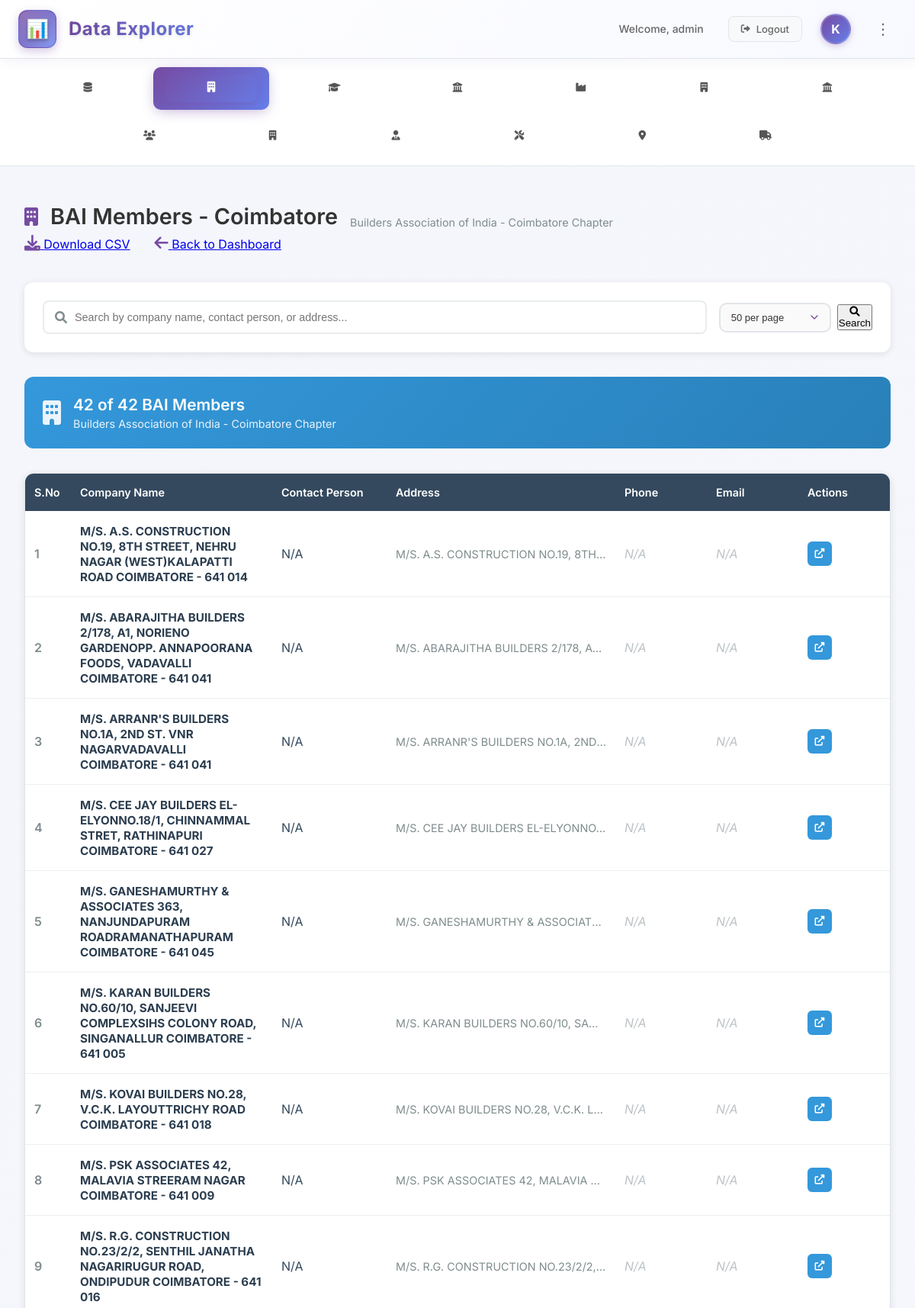
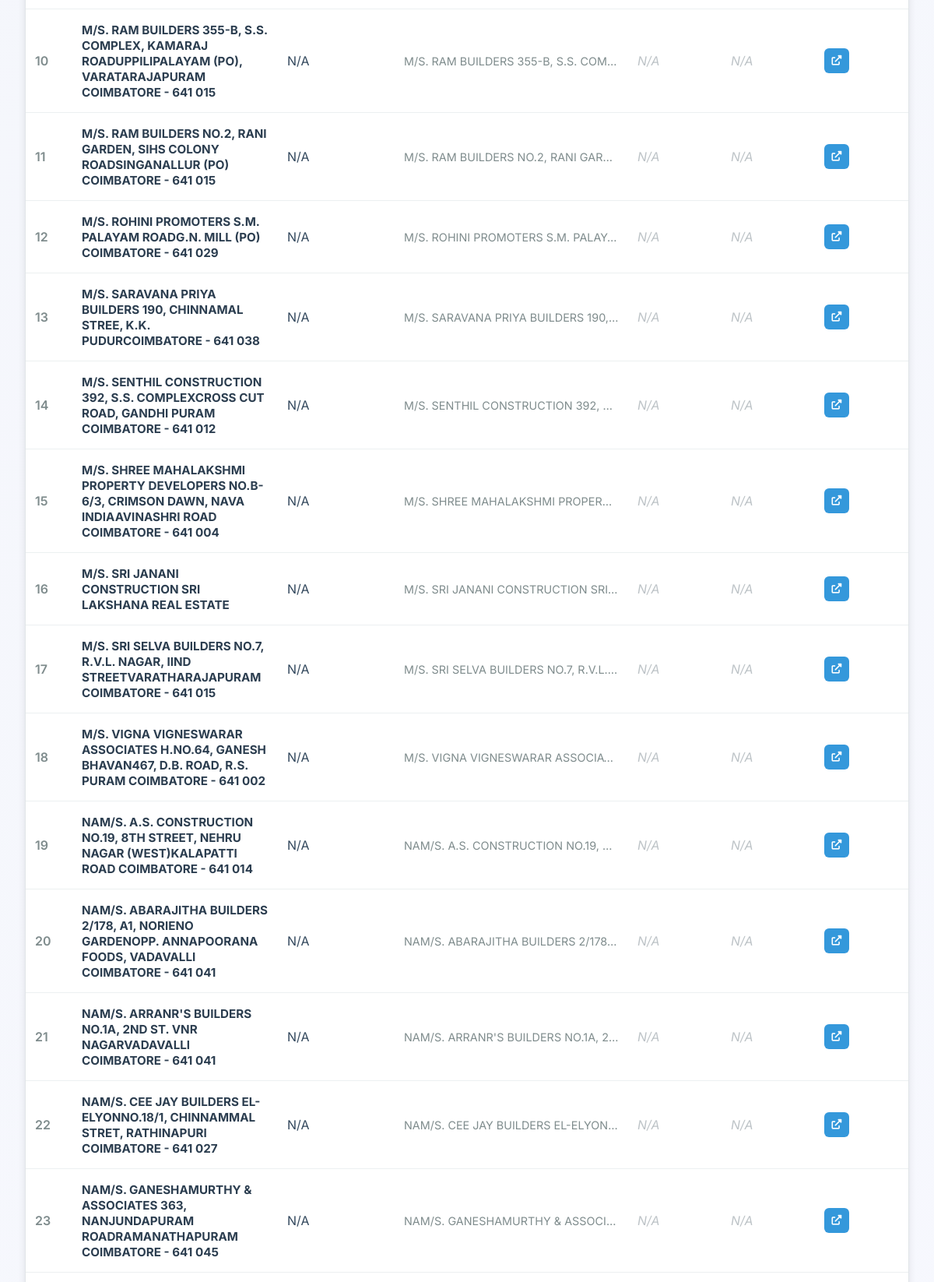
Screenshot of /bai-members (signed in, upper part) with the database file from the repository (2 pictures, top to bottom).
### tables this page shows
CREATE TABLE bai_members (
                    id INTEGER PRIMARY KEY AUTOINCREMENT,
                    company_name TEXT NOT NULL,
                    contact_person TEXT,
                    address TEXT,
                    phone TEXT,
                    email TEXT,
                    source_url TEXT,
                    scraped_at TIMESTAMP DEFAULT CURRENT_TIMESTAMP,
                    created_at TIMESTAMP DEFAULT CURRENT_TIMESTAMP,
                    updated_at TIMESTAMP DEFAULT CURRENT_TIMESTAMP
                );

### app.py (the view)
@app.route('/bai-members')
@login_required
def bai_members():
    try:
        conn = sqlite3.connect('users.db')
        cursor = conn.cursor()
        page = int(request.args.get('page', 1))
        per_page = int(request.args.get('per_page', 50))
        search_query = request.args.get('search', '').strip()
        query = "SELECT * FROM bai_members WHERE 1=1"
        params = []
        if search_query:
            query += " AND (company_name LIKE ? OR contact_person LIKE ? OR address LIKE ?)"
            search_param = f"%{search_query}%"
            params.extend([search_param, search_param, search_param])
        count_query = f"SELECT COUNT(*) FROM ({query})"
        cursor.execute(count_query, params)
        total_records = cursor.fetchone()[0]
        total_pages = (total_records + per_page - 1) // per_page
        offset = (page - 1) * per_page
        query += " ORDER BY company_name LIMIT ? OFFSET ?"
        params.extend([per_page, offset])
        cursor.execute(query, params)
        columns = [description[0] for description in cursor.description]
        bai_data = [dict(zip(columns, row)) for row in cursor.fetchall()]
        conn.close()
        return render_template('bai_members.html',
                             bai_data=bai_data,
                             username=session.get('username'),
                             current_page=page,
                             total_pages=total_pages,
                             total_records=total_records,
                             per_page=per_page,
                             search_query=search_query)
    except Exception as e:
        flash(f'Error loading BAI data: {str(e)}', 'error')
        return render_template('bai_members.html',
                             bai_data=[],
                             username=session.get('username'),
                             current_page=1,
                             total_pages=1,
                             total_records=0,
                             per_page=50,
                             search_query='')

### app.py (called while the page is built)
def login_required(f):
    @wraps(f)
    def decorated_function(*args, **kwargs):
        if 'user_id' not in session:
            return redirect(url_for('login'))
        return f(*args, **kwargs)
    return decorated_function

### templates/bai_members.html (shortened to what this page needs)
{% extends "base.html" %}
{% block content %}
<div class="dashboard-container">
    <header class="main-header">
        <div class="header-left">
            <a href="{{ url_for('in_data') }}" class="logo-link">
            <div class="logo">
                <div class="logo-icon"></div>
            </div>
            <h1 class="app-title">Data Explorer</h1></a>
        </div>
        <div class="header-right">
            <div class="user-info">
                <span class="welcome-text">Welcome, {{ username }}</span>
                <a href="{{ url_for('logout') }}" class="logout-btn">
                    <i class="fas fa-sign-out-alt"></i>
                    Logout
                </a>
            </div>
            <div class="user-avatar">K</div>
            <div class="menu-icon">⋮</div>
        </div>
    </header>
    <nav class="main-nav">
        <ul class="nav-list">
            <li class="nav-item">
                <a href="{{ url_for('in_data') }}">
                    <i class="fas fa-database"></i>
                </a>
            </li>
            <li class="nav-item active">
                <a href="{{ url_for('bai_members') }}">
                    <i class="fas fa-building"></i>
                </a>
            </li>
            <li class="nav-item">
                <a href="{{ url_for('colleges') }}">
                    <i class="fas fa-graduation-cap"></i>
                </a>
            </li>
            <li class="nav-item">
                <a href="{{ url_for('edu_list_tn') }}">
                    <i class="fas fa-university"></i>
                </a>
            </li>
            <li class="nav-item">
                <a href="{{ url_for('iia_cbe') }}">
                    <i class="fas fa-industry"></i>
                </a>
            </li>
            <li class="nav-item">
                <a href="{{ url_for('cozcena') }}">
                    <i class="fas fa-building"></i>
                </a>
            </li>
            <li class="nav-item">
                <a href="{{ url_for('sr_office') }}">
                    <i class="fas fa-landmark"></i>
                </a>
            </li>
            <li class="nav-item">
                <a href="{{ url_for('tcea_members') }}">
                    <i class="fas fa-users"></i>
                </a>
            </li>
            <li class="nav-item">
                <a href="{{ url_for('credai_members') }}">
                    <i class="fas fa-building"></i>
                </a>
            </li>
            <li class="nav-item">
                <a href="{{ url_for('rera_agents') }}">
                    <i class="fas fa-user-tie"></i>
                </a>
            </li>
            <li class="nav-item">
                <a href="{{ url_for('ccmc_contractors') }}">
                    <i class="fas fa-tools"></i>
                </a>
            </li>
            <li class="nav-item">
                <a href="{{ url_for('cbe_wards') }}">
                    <i class="fas fa-map-marker-alt"></i>
                </a>
            </li>
            <li class="nav-item">
                <a href="#" onclick="alert('Eway Data coming soon!')">
                    <i class="fas fa-truck"></i>
                </a>
            </li>
        </ul>
    </nav>
    <main class="main-content">
        <div class="content-header">
            <div class="header-left">
                <h2 class="page-title">
                    <i class="fas fa-building"></i>
                    BAI Members - Coimbatore
                </h2>
                <p class="page-subtitle">Builders Association of India - Coimbatore Chapter</p>
            </div>
            <div class="header-actions">
                <a href="{{ url_for('download_bai_csv', search=search_query) }}" class="btn btn-download">
                    <i class="fas fa-download"></i>
                    Download CSV
                </a>
                <a href="{{ url_for('dashboard') }}" class="btn btn-secondary">
                    <i class="fas fa-arrow-left"></i>
                    Back to Dashboard
                </a>
            </div>
        </div>
        <div class="search-section">
            <div class="search-card">
                <form method="GET" class="search-form">
                    <div class="search-input-group">
                        <div class="search-field">
                            <i class="fas fa-search search-icon"></i>
                            <input type="text" class="search-input" name="search"
                                   value="{{ search_query }}"
                                   placeholder="Search by company name, contact person, or address...">
                        </div>
                        <div class="search-options">
                            <select name="per_page" class="form-select">
                                <option value="50" {% if per_page == 50 %}selected{% endif %}>50 per page</option>
                            </select>
                            <button type="submit" class="btn btn-primary">
                                <i class="fas fa-search"></i>
                                Search
                            </button>
                        </div>
                    </div>
                </form>
            </div>
        </div>
        <div class="results-summary">
            <div class="summary-card">
                <div class="summary-icon">
                    <i class="fas fa-building"></i>
                </div>
                <div class="summary-content">
                    <h3>{{ bai_data|length }} of {{ total_records }} BAI Members</h3>
                    {% if search_query %}
                        <p>Matching "{{ search_query }}"</p>
                    {% else %}
                        <p>Builders Association of India - Coimbatore Chapter</p>
                    {% endif %}
                </div>
            </div>
        </div>
        <div class="data-section">
            {% if bai_data %}
                <div class="data-card">
                    <div class="table-container">
                        <table class="data-table">
                            <thead>
                                <tr>
                                    <th>S.No</th>
                                    <th>Company Name</th>
                                    <th>Contact Person</th>
                                    <th>Address</th>
                                    <th>Phone</th>
                                    <th>Email</th>
                                    <th>Actions</th>
                                </tr>
                            </thead>
                            <tbody>
                                {% for member in bai_data %}
                                <tr>
                                    <td class="serial-number">{{ loop.index + (current_page - 1) * per_page }}</td>
                                    <td class="company-name">
                                        <div class="company-info">
                                            <strong>{{ member.company_name or 'N/A' }}</strong>
                                        </div>
                                    </td>
                                    <td class="contact-person">
                                        {{ member.contact_person or 'N/A' }}
                                    </td>
                                    <td class="address">
                                        <div class="address-text" title="{{ member.address or 'N/A' }}">
                                            {{ member.address or 'N/A' }}
                                        </div>
                                    </td>
                                    <td class="phone">
                                        {% if member.phone %}
                                            <a href="tel:{{ member.phone }}" class="contact-link">
                                                <i class="fas fa-phone"></i>
                                                {{ member.phone }}
                                            </a>
                                        {% else %}
                                            <span class="no-data">N/A</span>
                                        {% endif %}
                                    </td>
                                    <td class="email">
                                        {% if member.email %}
                                            <a href="mailto:{{ member.email }}" class="contact-link">
                                                <i class="fas fa-envelope"></i>
                                                {{ member.email }}
                                            </a>
                                        {% else %}
                                            <span class="no-data">N/A</span>
                                        {% endif %}
                                    </td>
                                    <td class="actions">
                                        <div class="action-buttons">
                                            {% if member.source_url %}
                                            <a href="{{ member.source_url }}" target="_blank" class="action-btn link-btn" title="View Source">
                                                <i class="fas fa-external-link-alt"></i>
                                            </a>
                                            {% endif %}
                                        </div>
                                    </td>
                                </tr>
                                {% endfor %}
                            </tbody>
                        </table>
                    </div>
                </div>
            {% endif %}
        </div>
    </main>
</div>
{% endblock %}

### templates/base.html (shortened to what this page needs)
<!DOCTYPE html>
<html lang="en">
<head>
    <link rel="stylesheet" href="{{ url_for('static', filename='css/style.css') }}">
    <link href="https://cdnjs.cloudflare.com/ajax/libs/font-awesome/6.0.0/css/all.min.css" rel="stylesheet">
</head>
<body>
    {% block content %}{% endblock %}
</body>
</html>

### templates/base.html (style rules this page uses)
body { font-family: 'Inter', -apple-system, BlinkMacSystemFont, 'Segoe UI', Roboto, sans-serif; }

### templates/bai_members.html (style rules this page uses)
.page-title { color: #2c3e50; margin: 0; font-size: 1.8rem; font-weight: 600; }
.page-subtitle { color: #7f8c8d; margin: 0.5rem 0 0 0; font-size: 0.9rem; }
.search-section { margin-bottom: 2rem; }
.search-card { background: white; border-radius: 12px; padding: 1.5rem; box-shadow: 0 2px 10px rgba(0,0,0,0.1); }
.search-form { width: 100%; }
.search-input-group { display: flex; gap: 1rem; align-items: center; }
.search-field { flex: 1; position: relative; }
.search-icon { position: absolute; left: 1rem; top: 50%; transform: translateY(-50%); color: #7f8c8d; z-index: 2; }
.search-input { width: 100%; padding: 0.75rem 1rem 0.75rem 2.5rem; border: 2px solid #e9ecef; border-radius: 8px; font-size: 0.9rem; transition: all 0.3s ease; }
.search-options { display: flex; gap: 0.5rem; align-items: center; }
.results-summary { margin-bottom: 2rem; }
.summary-card { background: linear-gradient(135deg, #3498db, #2980b9); color: white; border-radius: 12px; padding: 1.5rem; display: flex; align-items: center; gap: 1rem; }
.summary-icon { font-size: 2rem; opacity: 0.9; }
.summary-content h3 { margin: 0; font-size: 1.3rem; font-weight: 600; }
.summary-content p { margin: 0.25rem 0 0 0; opacity: 0.9; font-size: 0.9rem; }
.data-section { margin-bottom: 2rem; }
.data-card { background: white; border-radius: 12px; overflow: hidden; box-shadow: 0 2px 10px rgba(0,0,0,0.1); }
.table-container { overflow-x: auto; }
.data-table { width: 100%; border-collapse: collapse; }
.data-table th { background: #34495e; color: white; padding: 1rem 0.75rem; text-align: left; font-weight: 600; font-size: 0.9rem; border: none; }
.data-table td { padding: 1rem 0.75rem; border-bottom: 1px solid #ecf0f1; vertical-align: middle; }
.serial-number { font-weight: 600; color: #7f8c8d; width: 60px; }
.company-name { min-width: 200px; }
.company-info strong { color: #2c3e50; font-size: 0.95rem; }
.contact-person { min-width: 150px; color: #34495e; }
.address { max-width: 300px; }
.address-text { overflow: hidden; text-overflow: ellipsis; white-space: nowrap; color: #7f8c8d; font-size: 0.9rem; }
.phone, .email { min-width: 120px; }
.no-data { color: #bdc3c7; font-style: italic; }
.actions { width: 120px; }
.action-buttons { display: flex; gap: 0.5rem; }
.action-btn { display: inline-flex; align-items: center; justify-content: center; width: 32px; height: 32px; border-radius: 6px; text-decoration: none; transition: all 0.3s ease; font-size: 0.8rem; }
.link-btn { background: #3498db; color: white; }

### rows the page displays
bai_members: company_name "M/S. A.S. CONSTRUCTION NO.19, 8TH STREET, NEHRU NAGAR (WEST)KALAPATTI ROAD COIMBATORE - 641 014", contact_person "N/A", address "M/S. A.S. CONSTRUCTION NO.19, 8TH…", phone "N/A", email "N/A"
bai_members: company_name "M/S. ABARAJITHA BUILDERS 2/178, A1, NORIENO GARDENOPP. ANNAPOORANA FOODS, VADAVALLI COIMBATORE - 641 041", contact_person "N/A", address "M/S. ABARAJITHA BUILDERS 2/178, A…", phone "N/A", email "N/A"
bai_members: company_name "M/S. ARRANR'S BUILDERS NO.1A, 2ND ST. VNR NAGARVADAVALLI COIMBATORE - 641 041", contact_person "N/A", address "M/S. ARRANR'S BUILDERS NO.1A, 2ND…", phone "N/A", email "N/A"
bai_members: company_name "M/S. CEE JAY BUILDERS EL-ELYONNO.18/1, CHINNAMMAL STRET, RATHINAPURI COIMBATORE - 641 027", contact_person "N/A", address "M/S. CEE JAY BUILDERS EL-ELYONNO…", phone "N/A", email "N/A"
bai_members: company_name "M/S. GANESHAMURTHY & ASSOCIATES 363, NANJUNDAPURAM ROADRAMANATHAPURAM COIMBATORE - 641 045", contact_person "N/A", address "M/S. GANESHAMURTHY & ASSOCIAT…", phone "N/A", email "N/A"
bai_members: company_name "M/S. KARAN BUILDERS NO.60/10, SANJEEVI COMPLEXSIHS COLONY ROAD, SINGANALLUR COIMBATORE - 641 005", contact_person "N/A", address "M/S. KARAN BUILDERS NO.60/10, SA…", phone "N/A", email "N/A"
bai_members: company_name "M/S. KOVAI BUILDERS NO.28, V.C.K. LAYOUTTRICHY ROAD COIMBATORE - 641 018", contact_person "N/A", address "M/S. KOVAI BUILDERS NO.28, V.C.K. L…", phone "N/A", email "N/A"
bai_members: company_name "M/S. PSK ASSOCIATES 42, MALAVIA STREERAM NAGAR COIMBATORE - 641 009", contact_person "N/A", address "M/S. PSK ASSOCIATES 42, MALAVIA…", phone "N/A", email "N/A"
bai_members: company_name "M/S. R.G. CONSTRUCTION NO.23/2/2, SENTHIL JANATHA NAGARIRUGUR ROAD, ONDIPUDUR COIMBATORE - 641 016", contact_person "N/A", address "M/S. R.G. CONSTRUCTION NO.23/2/2,…", phone "N/A", email "N/A"
bai_members: company_name "M/S. RAM BUILDERS 355-B, S.S. COMPLEX, KAMARAJ ROADUPPILIPALAYAM (PO), VARATARAJAPURAM COIMBATORE - 641 015", contact_person "N/A", address "M/S. RAM BUILDERS 355-B, S.S. COM…", phone "N/A", email "N/A"
bai_members: company_name "M/S. RAM BUILDERS NO.2, RANI GARDEN, SIHS COLONY ROADSINGANALLUR (PO) COIMBATORE - 641 015", contact_person "N/A", address "M/S. RAM BUILDERS NO.2, RANI GAR…", phone "N/A", email "N/A"
bai_members: company_name "M/S. ROHINI PROMOTERS S.M. PALAYAM ROADG.N. MILL (PO) COIMBATORE - 641 029", contact_person "N/A", address "M/S. ROHINI PROMOTERS S.M. PALAY…", phone "N/A", email "N/A"
bai_members: company_name "M/S. SARAVANA PRIYA BUILDERS 190, CHINNAMAL STREE, K.K. PUDURCOIMBATORE - 641 038", contact_person "N/A", address "M/S. SARAVANA PRIYA BUILDERS 190,…", phone "N/A", email "N/A"
bai_members: company_name "M/S. SENTHIL CONSTRUCTION 392, S.S. COMPLEXCROSS CUT ROAD, GANDHI PURAM COIMBATORE - 641 012", contact_person "N/A", address "M/S. SENTHIL CONSTRUCTION 392,…", phone "N/A", email "N/A"
bai_members: company_name "M/S. SHREE MAHALAKSHMI PROPERTY DEVELOPERS NO.B-6/3, CRIMSON DAWN, NAVA INDIAAVINASHRI ROAD COIMBATORE - 641 004", contact_person "N/A", address "M/S. SHREE MAHALAKSHMI PROPER…", phone "N/A", email "N/A"
bai_members: company_name "M/S. SRI JANANI CONSTRUCTION SRI LAKSHANA REAL ESTATE", contact_person "N/A", address "M/S. SRI JANANI CONSTRUCTION SRI…", phone "N/A", email "N/A"
bai_members: company_name "M/S. SRI SELVA BUILDERS NO.7, R.V.L. NAGAR, IIND STREETVARATHARAJAPURAM COIMBATORE - 641 015", contact_person "N/A", address "M/S. SRI SELVA BUILDERS NO.7, R.V.L.…", phone "N/A", email "N/A"
bai_members: company_name "M/S. VIGNA VIGNESWARAR ASSOCIATES H.NO.64, GANESH BHAVAN467, D.B. ROAD, R.S. PURAM COIMBATORE - 641 002", contact_person "N/A", address "M/S. VIGNA VIGNESWARAR ASSOCIA…", phone "N/A", email "N/A"
bai_members: company_name "NAM/S. A.S. CONSTRUCTION NO.19, 8TH STREET, NEHRU NAGAR (WEST)KALAPATTI ROAD COIMBATORE - 641 014", contact_person "N/A", address "NAM/S. A.S. CONSTRUCTION NO.19,…", phone "N/A", email "N/A"
bai_members: company_name "NAM/S. ABARAJITHA BUILDERS 2/178, A1, NORIENO GARDENOPP. ANNAPOORANA FOODS, VADAVALLI COIMBATORE - 641 041", contact_person "N/A", address "NAM/S. ABARAJITHA BUILDERS 2/178…", phone "N/A", email "N/A"
bai_members: company_name "NAM/S. ARRANR'S BUILDERS NO.1A, 2ND ST. VNR NAGARVADAVALLI COIMBATORE - 641 041", contact_person "N/A", address "NAM/S. ARRANR'S BUILDERS NO.1A, 2…", phone "N/A", email "N/A"
bai_members: company_name "NAM/S. CEE JAY BUILDERS EL-ELYONNO.18/1, CHINNAMMAL STRET, RATHINAPURI COIMBATORE - 641 027", contact_person "N/A", address "NAM/S. CEE JAY BUILDERS EL-ELYON…", phone "N/A", email "N/A"
bai_members: company_name "NAM/S. GANESHAMURTHY & ASSOCIATES 363, NANJUNDAPURAM ROADRAMANATHAPURAM COIMBATORE - 641 045", contact_person "N/A", address "NAM/S. GANESHAMURTHY & ASSOCI…", phone "N/A", email "N/A"

### other values shown
{{ username }} "admin"
{{ bai_data|length }} "42"
{{ total_records }} "42"
